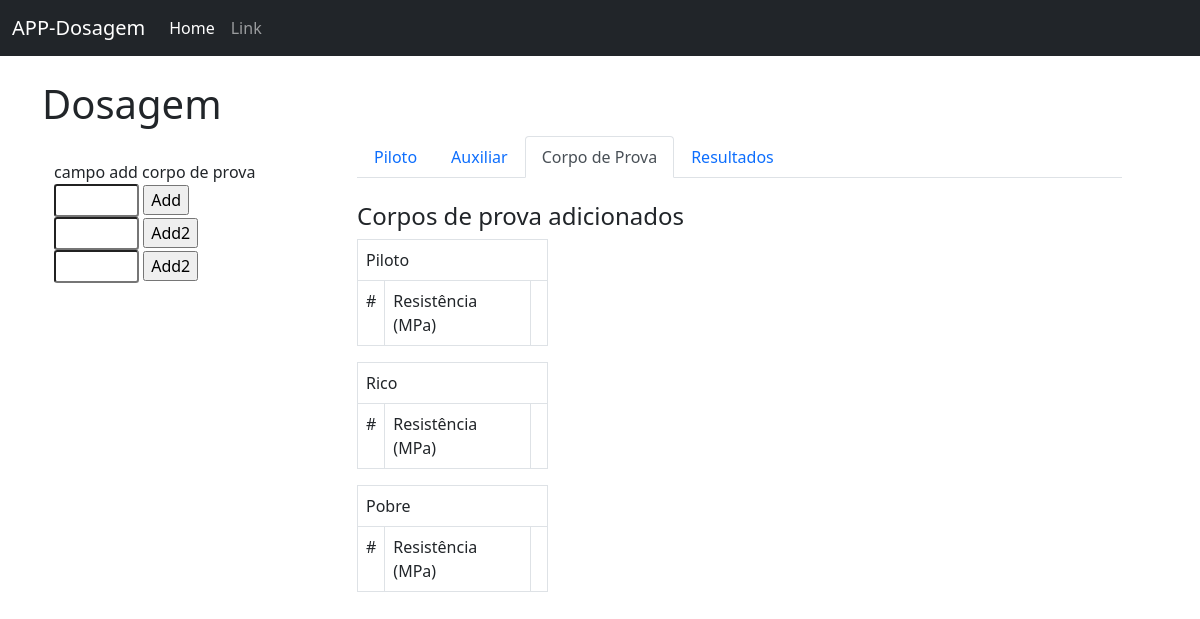
Page /corpo_de_prova/1 on the earlier database version.
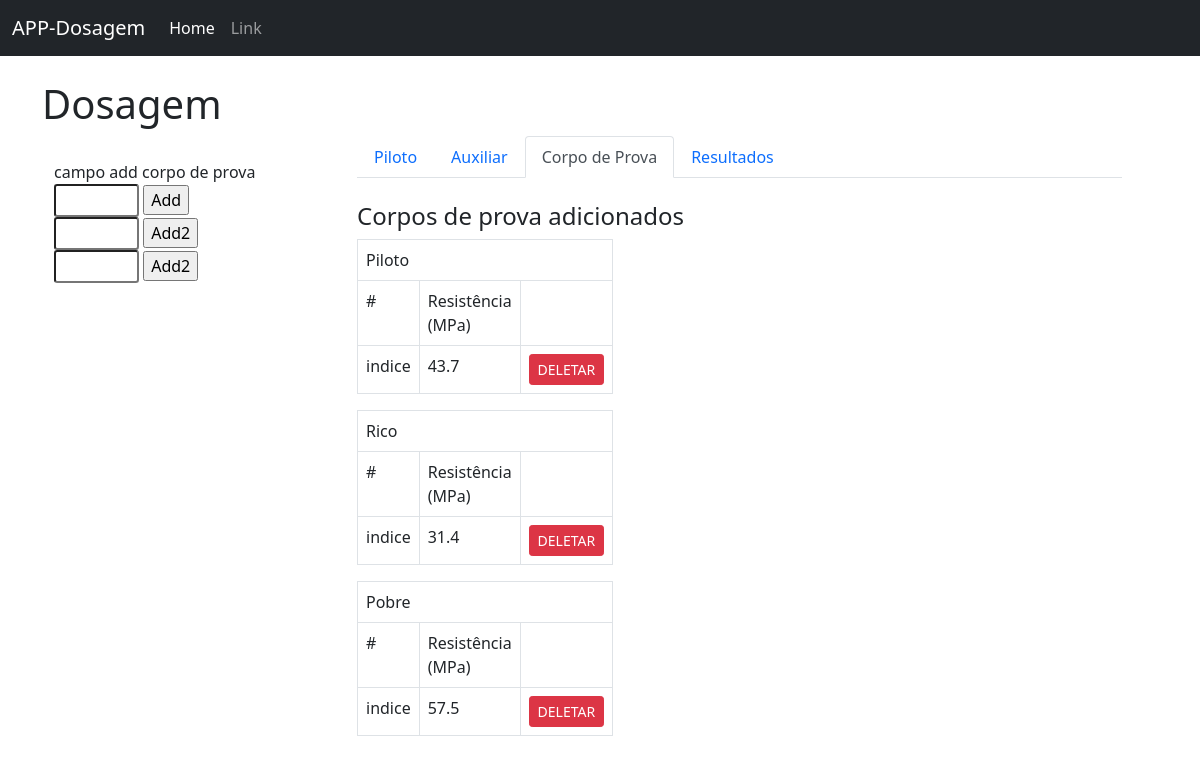
Same page on the later database version.
### hello.py (models this page shows, shortened)
class Cp_piloto(db.Model):
    id = db.Column(db.Integer, primary_key=True)
    resistencia = db.Column(db.Integer)
    ensaio_id = db.Column(db.Integer, db.ForeignKey('ensaios.id'))

class Cp_rico(db.Model):
    id = db.Column(db.Integer, primary_key=True)
    resistencia = db.Column(db.Integer)
    ensaio_id = db.Column(db.Integer, db.ForeignKey('ensaios.id'))

class Cp_pobre(db.Model):
    id = db.Column(db.Integer, primary_key=True)
    resistencia = db.Column(db.Integer)
    ensaio_id = db.Column(db.Integer, db.ForeignKey('ensaios.id'))

### hello.py (the view, shortened to what this page needs)
@app.route('/corpo_de_prova/<int:id>', methods=['POST', 'GET'])
def corpo_de_prova(id):
    ensaio_salvo = Ensaios.query.filter_by(id=id).first()
    cps_piloto = Cp_piloto.query.all()
    cps_rico = Cp_rico.query.all()
    cps_pobre = Cp_pobre.query.all()
    r_piloto = request.form.get("resistencia_piloto")
    r_rico = request.form.get("resistencia_rico")
    r_pobre = request.form.get("resistencia_pobre")
    return render_template('corpo_de_prova.html', id=id, cps_piloto=cps_piloto, cps_rico=cps_rico, cps_pobre=cps_pobre, ensaio_salvo=ensaio_salvo)

### templates/corpo_de_prova.html
{% extends 'base.html' %}
{% block content %}
<h1>Dosagem</h1>
<div class="container">
    <div class = "row">
        <div class="col-3">
            <br>
            campo add corpo de prova
            <form method="POST">
                <input size="3" class="form-control-sm" value="" name="resistencia_piloto">
                <input type="submit" value="Add">
                <br>
                <input size="3" class="form-control-sm" value="" name="resistencia_rico">
                <input type="submit" value="Add2">
                <br>
                <input size="3" class="form-control-sm" value="" name="resistencia_pobre">
                <input type="submit" value="Add2">
            </form>
        </div>
        <div class="col-9">
            <div class="container">
            <ul class="nav nav-tabs">
              <li class="nav-item">
                <a class="nav-link" aria-current="page" href="/dosagem/{{ id }}">Piloto</a>
              </li>
              <li class="nav-item">
                <a class="nav-link" href="/auxiliar/{{ id }}">Auxiliar</a>
              </li>
              <li class="nav-item">
                <a class="nav-link active" href="/corpo_de_prova/{{ id }}">Corpo de Prova</a>
              </li>
              <li class="nav-item">
                <a class="nav-link" href="/resultados/{{ id }}">Resultados</a>
              </li>
            </ul>
            <br>
            <h4>Corpos de prova adicionados</h4>
            <div class="col-3">
                <table class='table table-bordered'>
                    <tr>
                        <td colspan="3">Piloto</td>
                    </tr>
                    <tr>
                        <td>#</td>
                        <td>Resistência (MPa)</td>
                        <td></td>
                    </tr>
                    {% for i in ensaio_salvo.cp_piloto %}
                        <tr>
                        <td>indice</td>
                        <td>{{ i.resistencia }}</td>
                        <td><a class="btn btn-danger btn-sm" href="/corpo_de_prova/deletar_piloto/{{ i.id }}">DELETAR</a></td>
                    </tr>
                    {% endfor %}
                </table>
                <table class='table table-bordered'>
                    <tr>
                        <td colspan="3">Rico</td>
                    </tr>
                    <tr>
                        <td>#</td>
                        <td>Resistência (MPa)</td>
                        <td></td>
                    </tr>
                    {% for i in ensaio_salvo.cp_rico %}
                        <tr>
                        <td>indice</td>
                        <td>{{ i.resistencia }}</td>
                        <td><a class="btn btn-danger btn-sm" href="/corpo_de_prova/deletar_rico/{{ i.id }}">DELETAR</a></td>
                    </tr>
                    {% endfor %}
                </table>
                <table class='table table-bordered'>
                    <tr>
                        <td colspan="3">Pobre</td>
                    </tr>
                    <tr>
                        <td>#</td>
                        <td>Resistência (MPa)</td>
                        <td></td>
                    </tr>
                    {% for i in ensaio_salvo.cp_pobre %}
                        <tr>
                        <td>indice</td>
                        <td>{{ i.resistencia }}</td>
                        <td><a class="btn btn-danger btn-sm" href="/corpo_de_prova/deletar_pobre/{{ i.id }}">DELETAR</a></td>
                    </tr>
                    {% endfor %}
                </table>
            </div>
        </div>
    </div>
</div>
{% endblock %}

### templates/base.html (shortened to what this page needs)
<!doctype html>
<html lang="en">
  <head>
    <link href="https://cdn.jsdelivr.net/npm/bootstrap@5.1.1/dist/css/bootstrap.min.css" rel="stylesheet">
  </head>
  <body>
    {% include 'navbar.html' %}
    <br>
    <div class="container">
        {% block content %}
        {% endblock %}
    </div>
  </body>
</html>

### templates/navbar.html (shortened to what this page needs)
<nav class="navbar navbar-expand-lg navbar-dark bg-dark">
  <div class="container-fluid">
    <a class="navbar-brand" href="{{ url_for('home') }}">APP-Dosagem</a>
    <div class="collapse navbar-collapse" id="navbarSupportedContent">
      <ul class="navbar-nav me-auto mb-2 mb-lg-0">
        <li class="nav-item">
          <a class="nav-link active" aria-current="page" href="{{ url_for('home') }}">Home</a>
        </li>
        <li class="nav-item">
          <a class="nav-link" href="#">Link</a>
        </li>
      </ul>
    </div>
  </div>
</nav>

Differences in the rows shown:
added Cp_piloto: resistencia "43.7"
added Cp_rico: resistencia "31.4"
added Cp_pobre: resistencia "57.5"
